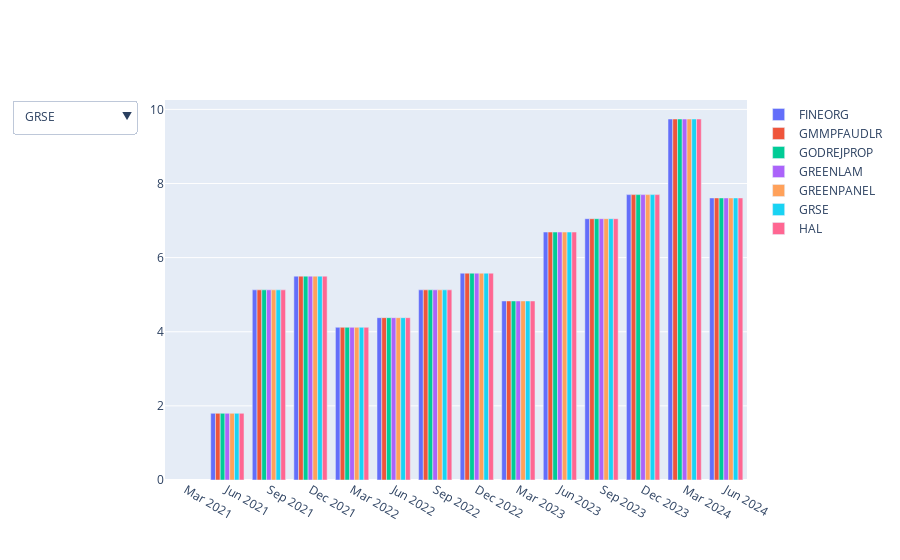

The notebook cell saved with this chart:
### Code cell
# https://stackoverflow.com/a/45391884/1176573
import plotly.graph_objects as go
import pandas as pd 


start_limit = 50
end_limit = 57

df = pd.read_csv(input_cvs_file)
df.rename( columns={'Unnamed: 0':'Quarters'}, inplace=True )
df.head(5)

start_limit = 50
end_limit = 57

# plotly setup
fig = go.Figure()

# Add traces, starting from First Column. Each column is a stock data.
for mycolumn in df.columns[start_limit:end_limit]:
    #fig.add_traces( go.Scatter(x=list(df.Quarters), y=list(df[mycolumn]), name=mycolumn,) )
    fig.add_traces( go.Bar(x=list(df.Quarters), y=list(df[mycolumn]), name=mycolumn,) )

button_list = []

for mycolumn in df.columns[start_limit:end_limit]:
    button_list.append(
        {
            'method': 'restyle', # restyle , update
            'label': mycolumn,
            'args': [ { 'x': [list(df['Quarters'])]  , 'y': [list(df[mycolumn])]  } ]
        }
    )

# updatemenus = []
# i = 0
# for mycolumn in df.columns[start_limit:end_limit]:
#     updatemenus.append(
#         { 
#             'buttons':  button_list[i],
#             'direction': 'down',
#             'showactive': True,
#         }
#     )
#     i = i + 1

updatemenus = [
    { 'buttons':  button_list,
      'direction': 'down',
      'showactive': False,
    }
]

# update layout with buttons, and show the figure
fig.update_layout(updatemenus=updatemenus)
fig.show()

### Figure 1 — Plotly figure (JSON) as saved in the notebook; plotly's stock layout.template omitted (floating-point values rounded to 4 significant figures)
{"data": [{"name": "FINEORG", "type": "bar", "x": ["Mar 2021", "Jun 2021", "Sep 2021", "Dec 2021", "Mar 2022", "Jun 2022", "Sep 2022", "Dec 2022", "Mar 2023", "Jun 2023", "Sep 2023", "Dec 2023", "Mar 2024", "Jun 2024"], "y": [null, 1.8, 5.13, 5.5, 4.12, 4.38, 5.13, 5.58, 4.83, 6.69, 7.05, 7.7, 9.74, 7.61]}, {"name": "GMMPFAUDLR", "type": "bar", "x": ["Mar 2021", "Jun 2021", "Sep 2021", "Dec 2021", "Mar 2022", "Jun 2022", "Sep 2022", "Dec 2022", "Mar 2023", "Jun 2023", "Sep 2023", "Dec 2023", "Mar 2024", "Jun 2024"], "y": [null, 1.8, 5.13, 5.5, 4.12, 4.38, 5.13, 5.58, 4.83, 6.69, 7.05, 7.7, 9.74, 7.61]}, {"name": "GODREJPROP", "type": "bar", "x": ["Mar 2021", "Jun 2021", "Sep 2021", "Dec 2021", "Mar 2022", "Jun 2022", "Sep 2022", "Dec 2022", "Mar 2023", "Jun 2023", "Sep 2023", "Dec 2023", "Mar 2024", "Jun 2024"], "y": [null, 1.8, 5.13, 5.5, 4.12, 4.38, 5.13, 5.58, 4.83, 6.69, 7.05, 7.7, 9.74, 7.61]}, {"name": "GREENLAM", "type": "bar", "x": ["Mar 2021", "Jun 2021", "Sep 2021", "Dec 2021", "Mar 2022", "Jun 2022", "Sep 2022", "Dec 2022", "Mar 2023", "Jun 2023", "Sep 2023", "Dec 2023", "Mar 2024", "Jun 2024"], "y": [null, 1.8, 5.13, 5.5, 4.12, 4.38, 5.13, 5.58, 4.83, 6.69, 7.05, 7.7, 9.74, 7.61]}, {"name": "GREENPANEL", "type": "bar", "x": ["Mar 2021", "Jun 2021", "Sep 2021", "Dec 2021", "Mar 2022", "Jun 2022", "Sep 2022", "Dec 2022", "Mar 2023", "Jun 2023", "Sep 2023", "Dec 2023", "Mar 2024", "Jun 2024"], "y": [null, 1.8, 5.13, 5.5, 4.12, 4.38, 5.13, 5.58, 4.83, 6.69, 7.05, 7.7, 9.74, 7.61]}, {"name": "GRSE", "type": "bar", "x": ["Mar 2021", "Jun 2021", "Sep 2021", "Dec 2021", "Mar 2022", "Jun 2022", "Sep 2022", "Dec 2022", "Mar 2023", "Jun 2023", "Sep 2023", "Dec 2023", "Mar 2024", "Jun 2024"], "y": [null, 1.8, 5.13, 5.5, 4.12, 4.38, 5.13, 5.58, 4.83, 6.69, 7.05, 7.7, 9.74, 7.61]}, {"name": "HAL", "type": "bar", "x": ["Mar 2021", "Jun 2021", "Sep 2021", "Dec 2021", "Mar 2022", "Jun 2022", "Sep 2022", "Dec 2022", "Mar 2023", "Jun 2023", "Sep 2023", "Dec 2023", "Mar 2024", "Jun 2024"], "y": [null, 1.8, 5.13, 5.5, 4.12, 4.38, 5.13, 5.58, 4.83, 6.69, 7.05, 7.7, 9.74, 7.61]}], "layout": {"autosize": true, "updatemenus": [{"active": 5, "buttons": [{"args": [{"x": [["Mar 2021", "Jun 2021", "Sep 2021", "Dec 2021", "Mar 2022", "Jun 2022", "Sep 2022", "Dec 2022", "Mar 2023", "Jun 2023", "Sep 2023", "Dec 2023", "Mar 2024", "Jun 2024"]], "y": [[null, 11.71, 16.27, 16.95, 39.74, 52.12, 66.09, 34.65, 48.74, 32.54, 33.71, 30.73, 37.36, 36.94]]}], "label": "FINEORG", "method": "restyle"}, {"args": [{"x": [["Mar 2021", "Jun 2021", "Sep 2021", "Dec 2021", "Mar 2022", "Jun 2022", "Sep 2022", "Dec 2022", "Mar 2023", "Jun 2023", "Sep 2023", "Dec 2023", "Mar 2024", "Jun 2024"]], "y": [[null, 0.59, 7.88, 7.25, 3.65, 10.14, 14.45, 4.15, 7.86, 11.27, 15.82, 6.43, 6.91, 5.62]]}], "label": "GMMPFAUDLR", "method": "restyle"}, {"args": [{"x": [["Mar 2021", "Jun 2021", "Sep 2021", "Dec 2021", "Mar 2022", "Jun 2022", "Sep 2022", "Dec 2022", "Mar 2023", "Jun 2023", "Sep 2023", "Dec 2023", "Mar 2024", "Jun 2024"]], "y": [[null, 0.61, 1.29, 1.4, 9.37, 1.64, 1.98, 2.11, 14.82, 4.49, 2.4, 2.24, 16.95, 18.7]]}], "label": "GODREJPROP", "method": "restyle"}, {"args": [{"x": [["Mar 2021", "Jun 2021", "Sep 2021", "Dec 2021", "Mar 2022", "Jun 2022", "Sep 2022", "Dec 2022", "Mar 2023", "Jun 2023", "Sep 2023", "Dec 2023", "Mar 2024", "Jun 2024"]], "y": [[null, 1.44, 1.72, 2.23, 2.12, 2.05, 2.3, 2.26, 3.63, 2.61, 3.07, 1.98, 3.21, 1.59]]}], "label": "GREENLAM", "method": "restyle"}, {"args": [{"x": [["Mar 2021", "Jun 2021", "Sep 2021", "Dec 2021", "Mar 2022", "Jun 2022", "Sep 2022", "Dec 2022", "Mar 2023", "Jun 2023", "Sep 2023", "Dec 2023", "Mar 2024", "Jun 2024"]], "y": [[4.6, 2.43, 5.47, 5.14, 6.57, 6.33, 5.91, 3.06, 5.62, 3.04, 3.34, 2.82, 2.43, null]]}], "label": "GREENPANEL", "method": "restyle"}, {"args": [{"x": [["Mar 2021", "Jun 2021", "Sep 2021", "Dec 2021", "Mar 2022", "Jun 2022", "Sep 2022", "Dec 2022", "Mar 2023", "Jun 2023", "Sep 2023", "Dec 2023", "Mar 2024", "Jun 2024"]], "y": [[null, 1.8, 5.13, 5.5, 4.12, 4.38, 5.13, 5.58, 4.83, 6.69, 7.05, 7.7, 9.74, 7.61]]}], "label": "GRSE", "method": "restyle"}, {"args": [{"x": [["Mar 2021", "Jun 2021", "Sep 2021", "Dec 2021", "Mar 2022", "Jun 2022", "Sep 2022", "Dec 2022", "Mar 2023", "Jun 2023", "Sep 2023", "Dec 2023", "Mar 2024", "Jun 2024"]], "y": [[null, 2.91, 12.66, 13.96, 46.43, 9.27, 18.26, 17.27, 42.33, 12.17, 18.49, 18.86, 64.43, 21.49]]}], "label": "HAL", "method": "restyle"}], "direction": "down", "showactive": false}], "xaxis": {"autorange": true, "range": [-0.5, 13.5], "type": "category"}, "yaxis": {"autorange": true, "range": [0, 10.25], "type": "linear"}}}
